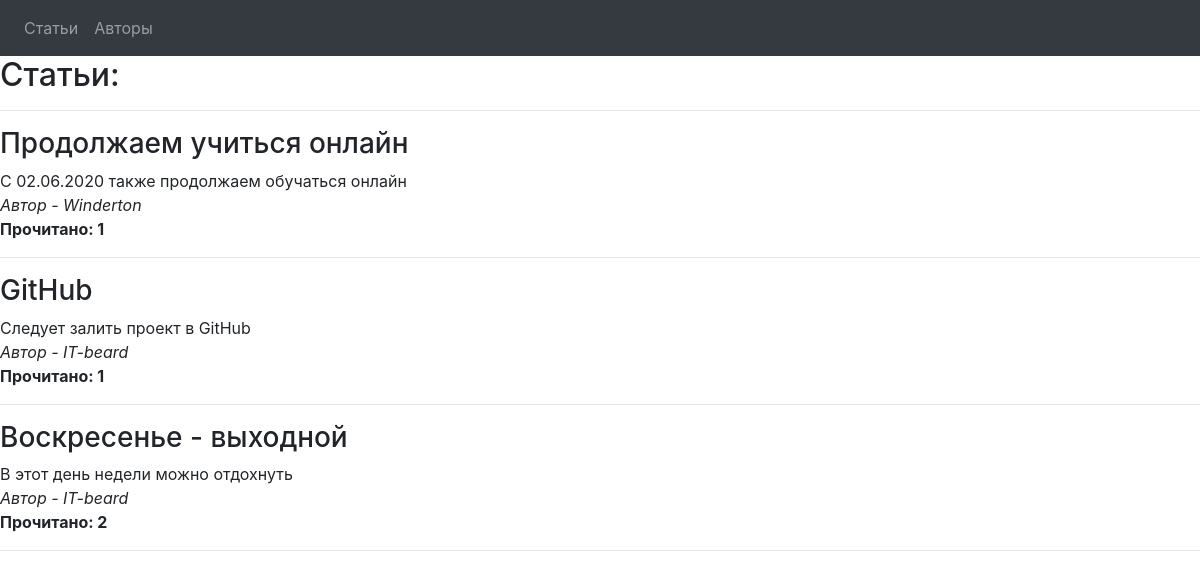
The page / on the database its author committed.
### article/models.py (models this page shows, shortened)
class Article(models.Model):
    title = models.CharField(max_length=255)
    text = models.TextField()
    likes = models.IntegerField(default=0)
    active = models.BooleanField(default=True)
    author = models.ForeignKey(
        to='Author', on_delete=models.CASCADE,
        related_name="articles", null=True, blank=True
    )
    readers = models.ManyToManyField(
        to=User,
        related_name="articles",
        blank=True
    )

class Author(models.Model):
    name = models.CharField(max_length=255)
    user = models.OneToOneField(
        to=User, on_delete=models.SET_NULL, related_name="author",
        null=True, blank=True
    )
    def __str__(self):
        return self.name

### article/views.py (the view)
# urls.py: path('', homepage, name='homepage'),
def homepage(request):
    articles = Article.objects.all()
    return render(request, "article/homepage.html",
        {"articles": articles})

### article/templates/article/homepage.html
{% extends 'base.html' %}
{% block content %}
    <h2>Статьи:</h2>
    <hr>
    {% for a in articles %}
        <h3>{{ a.title }} </i></h3>
        <div>{{ a.text }}</div>
        <i>Автор - {{ a.author }}</i>
        <br>
        <b>Прочитано: {{ a.readers.count }}</b>
        <hr>
    {% endfor %}
{% endblock %}

### rows shown on the page
Article: title "Продолжаем учиться онлайн", text "С 02.06.2020 также продолжаем обучаться онлайн", author "Winderton", readers.count "1"
Article: title "GitHub", text "Следует залить проект в GitHub", author "IT-beard", readers.count "1"
Article: title "Воскресенье - выходной", text "В этот день недели можно отдохнуть", author "IT-beard", readers.count "2"
